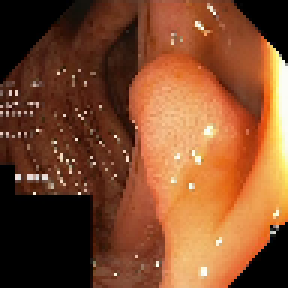
#> input picture inputs/kvasir_seg_96/images/cju1ejj7dvqfa0835ra184v5m.png, 96 x 96 px, found by its file name (shown 3 times larger); its folder holds only this picture in this run
$ python preprocess_ClinicDB.py
#> lines starting #> are read from the running program, lines starting #| are printed output that depends on the picture
import os
import cv2
import numpy as np
from glob import glob
import argparse

def ensure_dir(directory):
    if not os.path.exists(directory):
        os.makedirs(directory)

def preprocess_clinicdb(input_dir, output_dir, target_size=(288, 288)):
    """
    Preprocess ClinicDB dataset by resizing images and masks to target size.

    Args:
        input_dir (str): Path to the input directory containing ClinicDB dataset.
        output_dir (str): Path to save the preprocessed dataset.
        target_size (tuple): Target size for resizing images and masks.
    """
#> called with input_dir = 'inputs/ClinicDB', output_dir = 'inputs/clinicdb_288', target_size = (96, 96)
    # Define paths
    image_dir = os.path.join(input_dir, 'images')
    mask_dir = os.path.join(input_dir, 'masks')

    output_image_dir = os.path.join(output_dir, 'images')
    output_mask_dir = os.path.join(output_dir, 'masks', "0")

    # Ensure output directories exist
    ensure_dir(output_image_dir)
    ensure_dir(output_mask_dir)

    # Get list of image files
    image_files = glob(os.path.join(image_dir, '*.png'))
    image_ids = [os.path.splitext(os.path.basename(f))[0] for f in image_files]

    print(f"Found {len(image_ids)} images in {image_dir}")

    for img_id in image_ids:
        # Read image
        img_path = os.path.join(image_dir, img_id + '.png')
        img = cv2.imread(img_path)
#> img is the input picture: shape (96, 96, 3); mean B, G, R 44.5, 75.8, 128.5
        img = cv2.cvtColor(img, cv2.COLOR_BGR2RGB)

        # Read mask
        mask_path = os.path.join(mask_dir, img_id + '.png')
        if os.path.exists(mask_path):
            mask = cv2.imread(mask_path, cv2.IMREAD_GRAYSCALE)
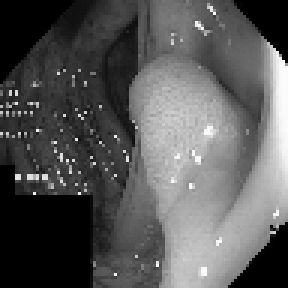
#> mask: shape (96, 96) (shown 3 times larger); min 0, max 253, mean 87.6
        else:
            mask = np.zeros(img.shape[:2], dtype=np.uint8)

        # Resize image and mask
        img_resized = cv2.resize(img, target_size, interpolation=cv2.INTER_LINEAR)
        mask_resized = cv2.resize(mask, target_size, interpolation=cv2.INTER_NEAREST)

        # Save preprocessed image and mask
        output_img_path = os.path.join(output_image_dir, img_id + '.png')
        output_mask_path = os.path.join(output_mask_dir, img_id + '.png')

        cv2.imwrite(output_img_path, cv2.cvtColor(img_resized, cv2.COLOR_RGB2BGR))
        cv2.imwrite(output_mask_path, mask_resized)

        print(f"Processed {img_id}")

def main():
    parser = argparse.ArgumentParser(description='Preprocess ClinicDB dataset.')
    parser.add_argument('--input_dir', type=str, default='inputs/ClinicDB',
                        help='Input directory containing ClinicDB dataset.')
    parser.add_argument('--output_dir', type=str, default='inputs/clinicdb_288',
                        help='Output directory to save preprocessed dataset.')
    parser.add_argument('--size', type=int, default=96,
                        help='Target size for resizing images and masks.')

    args = parser.parse_args()

    target_size = (args.size, args.size)
    preprocess_clinicdb(args.input_dir, args.output_dir, target_size)
    print(f"Preprocessing completed. Data saved to {args.output_dir}")

if __name__ == '__main__':
    main()

$ run again, on inputs/kvasir_seg_96/images/cju3280wv1ir009882jze27tc.png
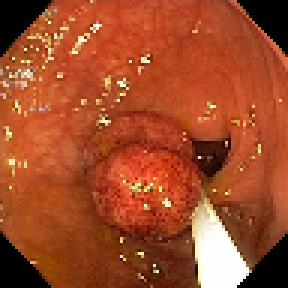
#> input picture inputs/kvasir_seg_96/images/cju3280wv1ir009882jze27tc.png, 96 x 96 px, found by its file name (shown 3 times larger)
#> in preprocess_clinicdb, img is the input picture: shape (96, 96, 3); mean B, G, R 41.5, 75, 160.3
#> in preprocess_clinicdb, `mask = cv2.imread(mask_path, cv2.IMREAD_GRAYSCALE)`:
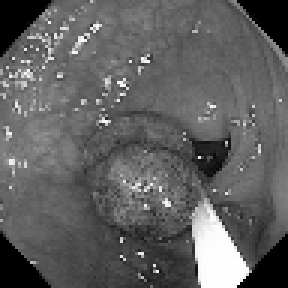
#> mask: shape (96, 96) (shown 3 times larger); min 0, max 254, mean 96.2

$ run again, on inputs/kvasir_seg_96/images/cju5gucasds9d0801019axylx.png
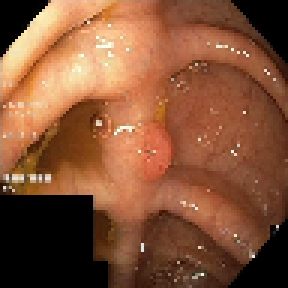
#> input picture inputs/kvasir_seg_96/images/cju5gucasds9d0801019axylx.png, 96 x 96 px, found by its file name (shown 3 times larger)
#> in preprocess_clinicdb, img is the input picture: shape (96, 96, 3); mean B, G, R 55.1, 83.3, 132.9
#> in preprocess_clinicdb, `mask = cv2.imread(mask_path, cv2.IMREAD_GRAYSCALE)`:
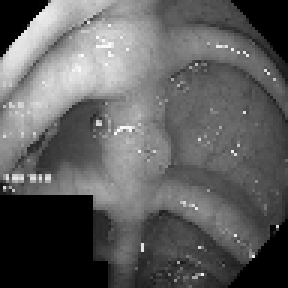
#> mask: shape (96, 96) (shown 3 times larger); min 0, max 251, mean 94.5

$ run again, on inputs/kvasir_seg_96/images/cju5ktjwofed70817eg58ef7u.png
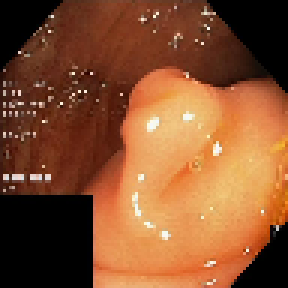
#> input picture inputs/kvasir_seg_96/images/cju5ktjwofed70817eg58ef7u.png, 96 x 96 px, found by its file name (shown 3 times larger)
#> in preprocess_clinicdb, img is the input picture: shape (96, 96, 3); mean B, G, R 47.1, 81, 135
#> in preprocess_clinicdb, `mask = cv2.imread(mask_path, cv2.IMREAD_GRAYSCALE)`:
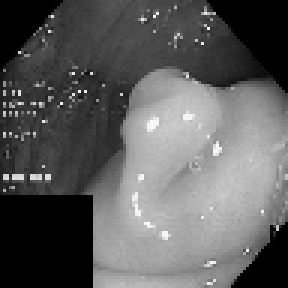
#> mask: shape (96, 96) (shown 3 times larger); min 0, max 250, mean 92.8

$ run again, on inputs/kvasir_seg_96/images/cju1f5x1164xv08555654c24r.png
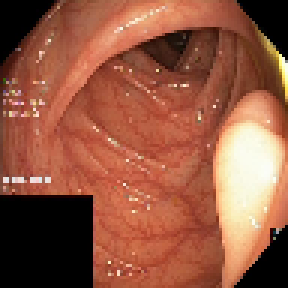
#> input picture inputs/kvasir_seg_96/images/cju1f5x1164xv08555654c24r.png, 96 x 96 px, found by its file name (shown 3 times larger)
#> in preprocess_clinicdb, img is the input picture: shape (96, 96, 3); mean B, G, R 64.9, 87.3, 147.8
#> in preprocess_clinicdb, `mask = cv2.imread(mask_path, cv2.IMREAD_GRAYSCALE)`:
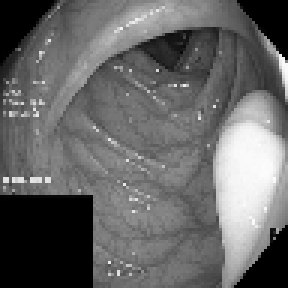
#> mask: shape (96, 96) (shown 3 times larger); min 0, max 252, mean 102.4
